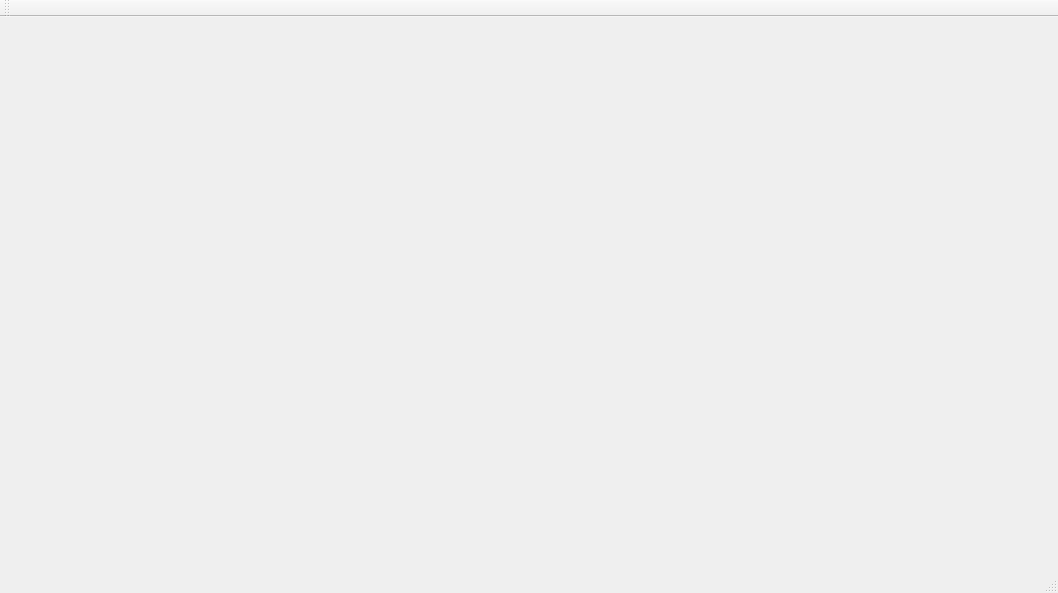
<?xml version="1.0" encoding="UTF-8"?>
<ui version="4.0">
 <class>DeferredShading</class>
 <widget class="QMainWindow" name="DeferredShading">
  <property name="geometry">
   <rect>
    <x>0</x>
    <y>0</y>
    <width>1058</width>
    <height>593</height>
   </rect>
  </property>
  <property name="windowTitle">
   <string>DeferredShading</string>
  </property>
  <widget class="QWidget" name="centralWidget"/>
  <widget class="QMenuBar" name="menuBar">
   <property name="geometry">
    <rect>
     <x>0</x>
     <y>0</y>
     <width>1058</width>
     <height>21</height>
    </rect>
   </property>
  </widget>
  <widget class="QToolBar" name="mainToolBar">
   <attribute name="toolBarArea">
    <enum>TopToolBarArea</enum>
   </attribute>
   <attribute name="toolBarBreak">
    <bool>true</bool>
   </attribute>
  </widget>
  <widget class="QStatusBar" name="statusBar"/>
 </widget>
 <layoutdefault spacing="6" margin="11"/>
 <resources/>
 <connections/>
</ui>
